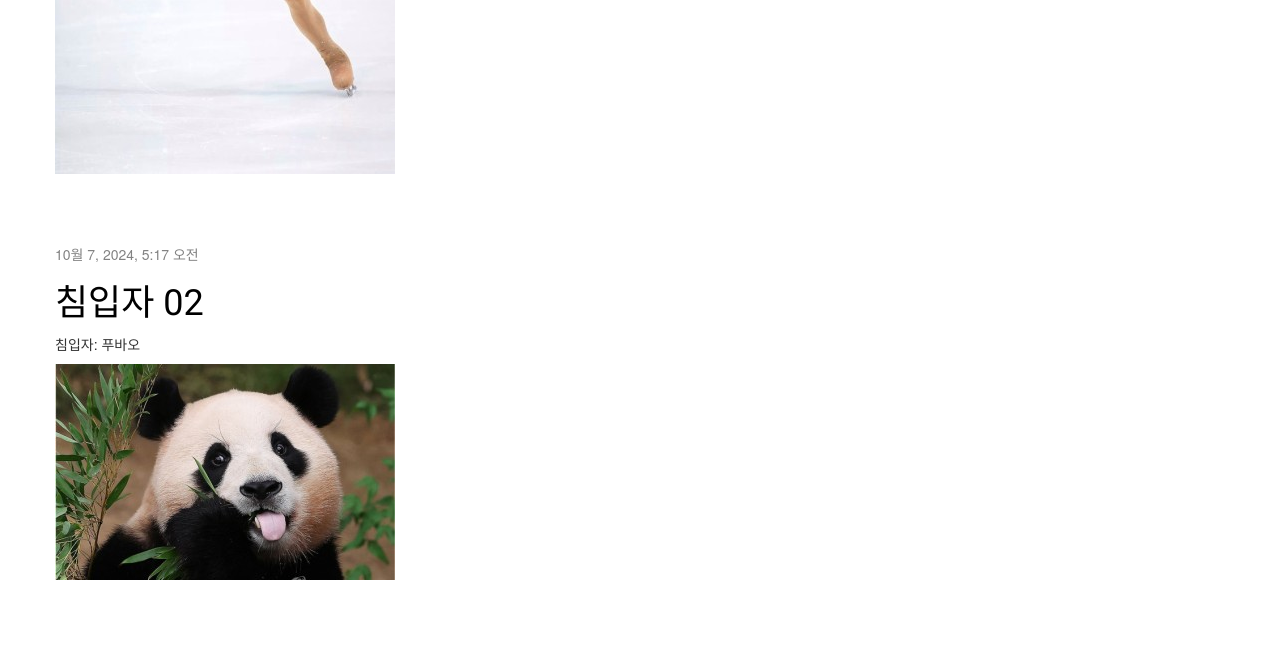
The app's page / (lower part), older data.
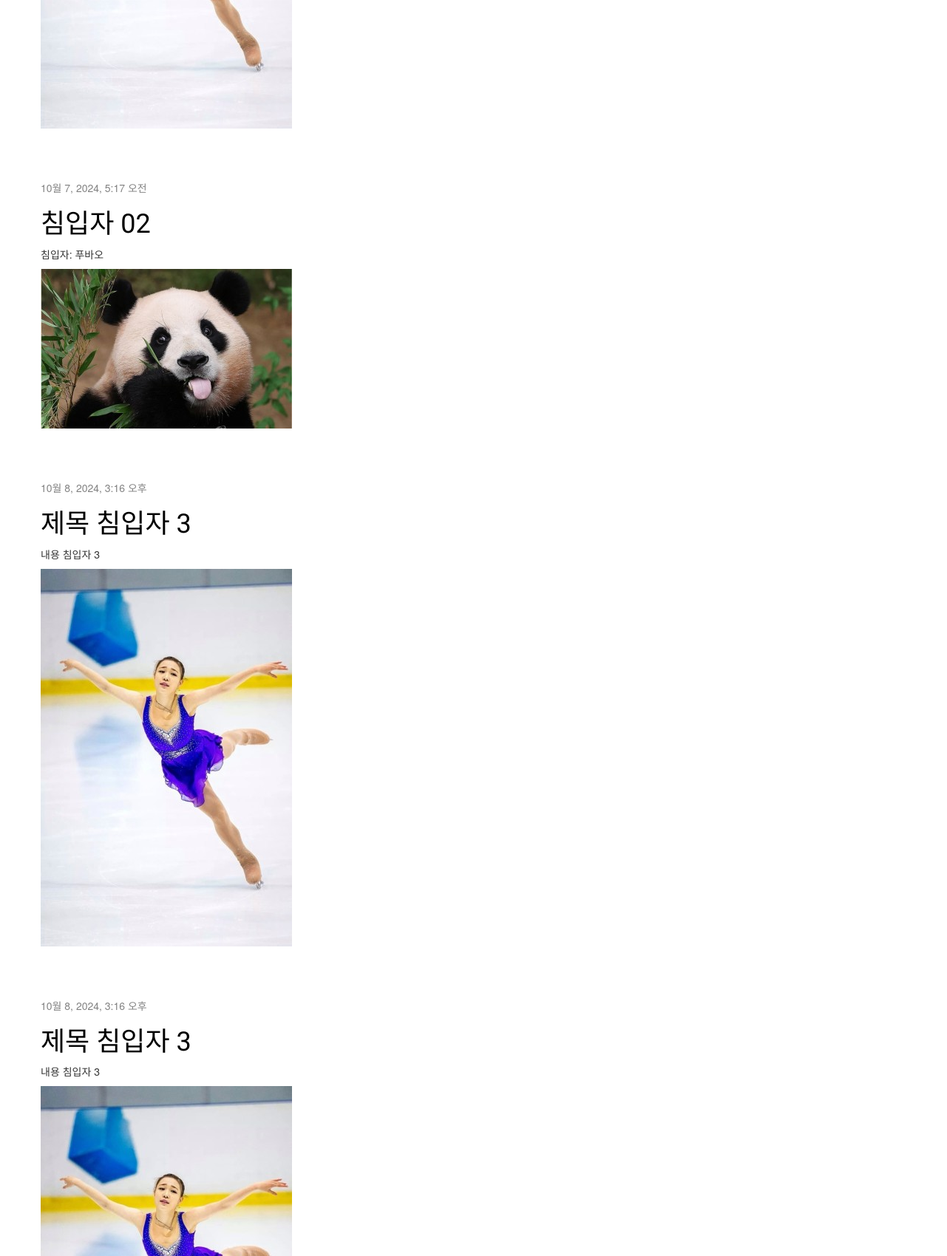
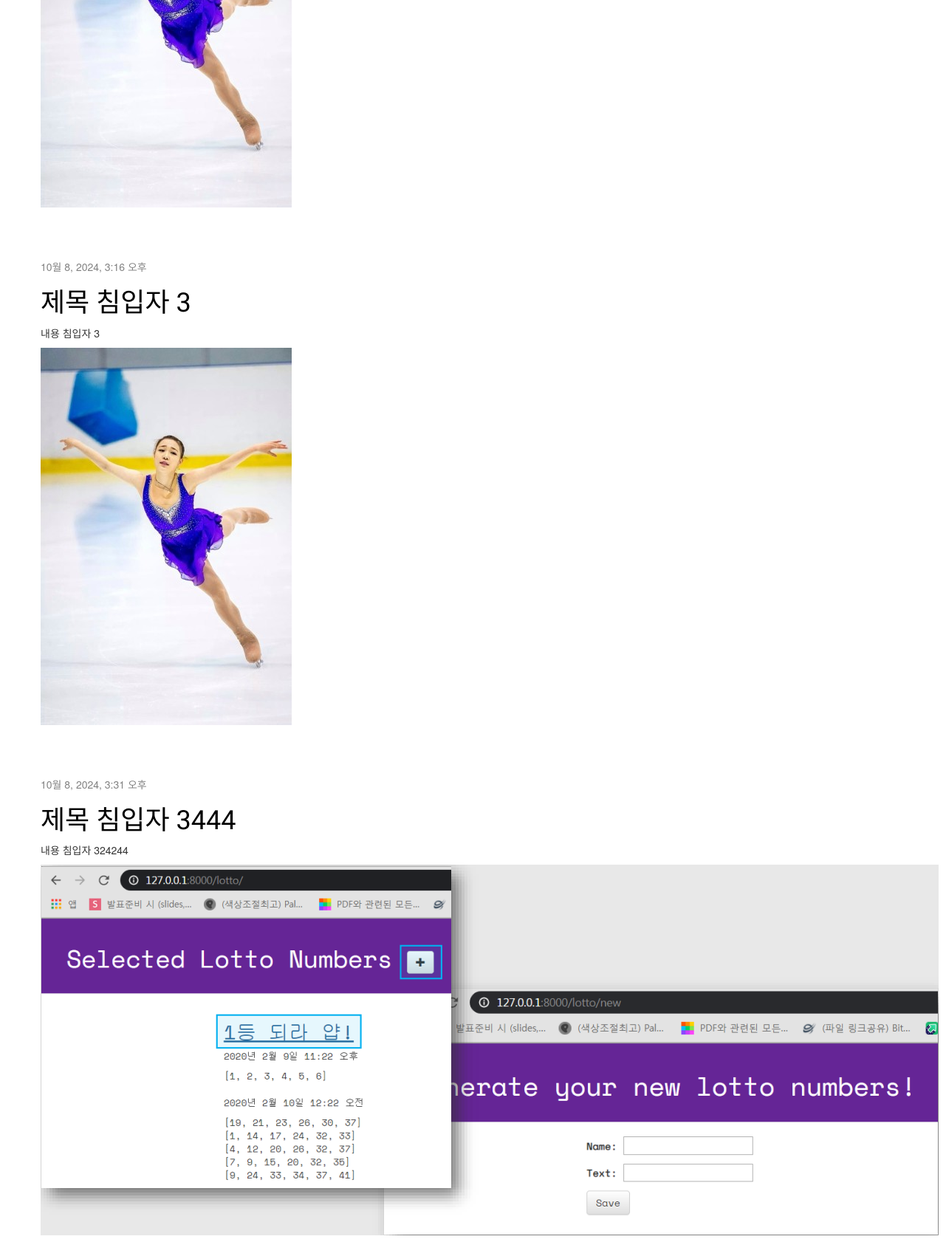
The same page, newer data (2 pictures, top to bottom).
### blog/models.py (models this page shows)
class Post(models.Model):
    author = models.ForeignKey(settings.AUTH_USER_MODEL, on_delete=models.CASCADE)
    title = models.CharField(max_length=200)
    text = models.TextField()
    created_date = models.DateTimeField(default=timezone.now)
    published_date = models.DateTimeField(blank=True, null=True)
    image = models.ImageField(upload_to='blog_image/%Y/%m/%d/', default='blog_image/default_error.png')

### blog/views.py (the view)
# urls.py: path('', views.post_list, name='post_list'),
def post_list(request):
    posts = Post.objects.filter(published_date__lte=timezone.now()).order_by('published_date')
    return render(request, 'blog/post_list.html', {'posts': posts})

### blog/templates/blog/post_list.html
{% extends 'blog/base.html' %}
{% block content %}
 {% for post in posts %}
 <div class="post">
 <div class="date">
 {{ post.published_date }}
 </div>
 <h1><a href="">{{ post.title }}</a></h1>
 <p>{{ post.text|linebreaksbr }}</p>
 <img src="{{ post.image.url }}" class="rounded blog-image-list" alt="{{post.title}}">
 </div>
 {% endfor %}
{% endblock %}

Row changes from the older to the newer data that the page shows:
added Post: published_date "10월 8, 2024, 3:16 오후", title "제목 침입자 3", text "내용 침입자 3", image (picture)
added Post: published_date "10월 8, 2024, 3:16 오후", title "제목 침입자 3", text "내용 침입자 3", image (picture)
added Post: published_date "10월 8, 2024, 3:16 오후", title "제목 침입자 3", text "내용 침입자 3", image (picture)
added Post: published_date "10월 8, 2024, 3:31 오후", title "제목 침입자 3444", text "내용 침입자 324244", image (picture)
